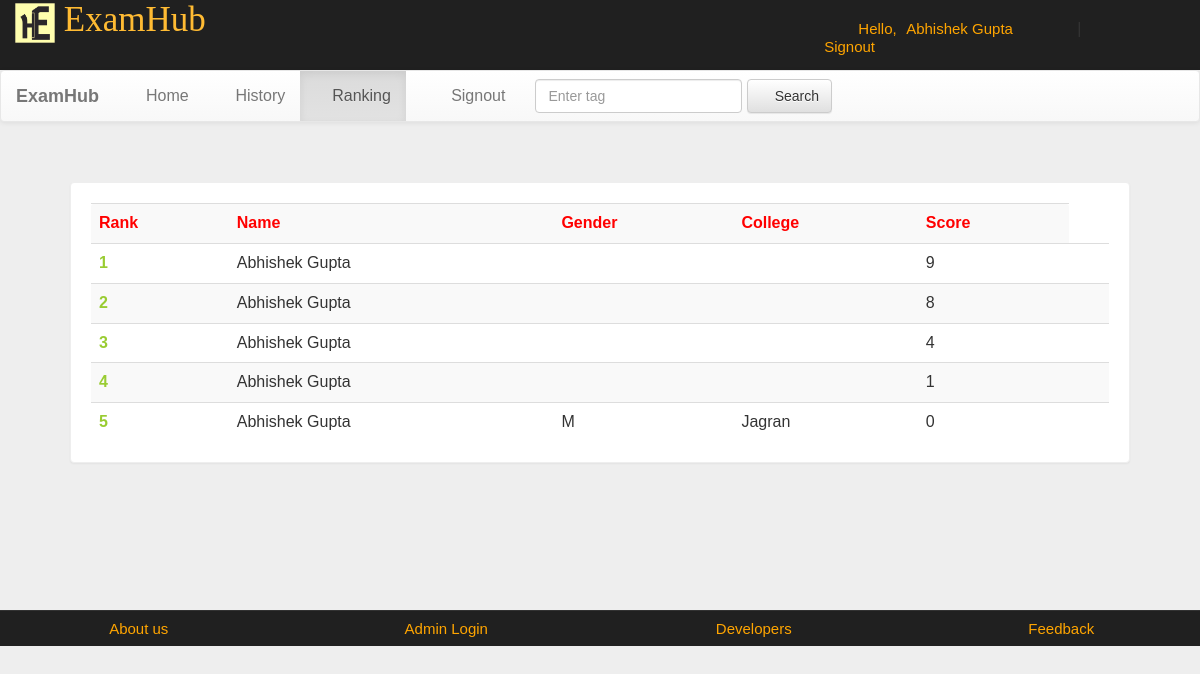
Page /account.php?q=3 (signed in) on the committed database.
### tables this page shows
CREATE TABLE `rank` (
  `email` varchar(50) NOT NULL,
  `score` int(11) NOT NULL,
  `time` timestamp NOT NULL DEFAULT current_timestamp() ON UPDATE current_timestamp()
);

CREATE TABLE `user` (
  `name` varchar(50) NOT NULL,
  `gender` varchar(5) NOT NULL,
  `college` varchar(100) NOT NULL,
  `email` varchar(50) NOT NULL,
  `mob` bigint(20) NOT NULL,
  `password` varchar(50) NOT NULL
);

### account.php (the view, shortened to what this page needs)
<!DOCTYPE html PUBLIC "-//W3C//DTD XHTML 1.0 Transitional//EN" "http://www.w3.org/TR/xhtml1/DTD/xhtml1-transitional.dtd">
<html xmlns="http://www.w3.org/1999/xhtml">
<head>
<link  rel="stylesheet" href="css/bootstrap.min.css"/>
 <link  rel="stylesheet" href="css/bootstrap-theme.min.css"/>
 <link rel="stylesheet" href="css/main.css">
 <link  rel="stylesheet" href="css/font.css">
</head>
<body>
<div class="header">
<div class="row">
<div class="col-lg-6">
<span class="logo"><a href="index.php"><img src="image/logo.png" height="40px" width="40px"></a> ExamHub </span></div>
<div class="col-md-4 col-md-offset-2">
 <?php
 include_once 'dbConnection.php';
  if(!(isset($_SESSION['email']))){
header("location:index.php");
}
else
{
$name = $_SESSION['name'];
echo '<span class="pull-right top title1" ><span class="log1"><span class="glyphicon glyphicon-user" aria-hidden="true"></span>&nbsp;&nbsp;&nbsp;&nbsp;Hello,</span> <a href="account.php?q=1" class="log log1">'.$name.'</a>&nbsp;|&nbsp;<a href="logout.php?q=account.php" class="log"><span class="glyphicon glyphicon-log-out" aria-hidden="true"></span>&nbsp;Signout</button></a></span>';
}?>
</div>
</div></div>
<div class="bg">
<nav class="navbar navbar-default title1">
  <div class="container-fluid">
    <div class="navbar-header">
      <a class="navbar-brand" href="index.php"><b> ExamHub </b></a>
    </div>
    <div class="collapse navbar-collapse" id="bs-example-navbar-collapse-1">
      <ul class="nav navbar-nav">
        <li <?php if(@$_GET['q']==1) echo'class="active"'; ?> ><a href="account.php?q=1"><span class="glyphicon glyphicon-home" aria-hidden="true"></span>&nbsp;Home<span class="sr-only">(current)</span></a></li>
        <li <?php if(@$_GET['q']==2) echo'class="active"'; ?>><a href="account.php?q=2"><span class="glyphicon glyphicon-list-alt" aria-hidden="true"></span>&nbsp;History</a></li>
		<li <?php if(@$_GET['q']==3) echo'class="active"'; ?>><a href="account.php?q=3"><span class="glyphicon glyphicon-stats" aria-hidden="true"></span>&nbsp;Ranking</a></li>
		<li class="pull-right"> <a href="logout.php?q=account.php"><span class="glyphicon glyphicon-log-out" aria-hidden="true"></span>&nbsp;&nbsp;&nbsp;&nbsp;Signout</a></li>
		</ul>
            <form class="navbar-form navbar-left" role="search">
        <div class="form-group">
          <input type="text" class="form-control" placeholder="Enter tag ">
        </div>
        <button type="submit" class="btn btn-default"><span class="glyphicon glyphicon-search" aria-hidden="true"></span>&nbsp;Search</button>
      </form>
      </div>
  </div>
</nav>
<div class="container">
<div class="row">
<div class="col-md-12">
<?php
if(@$_GET['q']== 3)
{
$q=mysqli_query($con,"SELECT * FROM rank  ORDER BY score DESC " )or die('Error223');
echo  '<div class="panel title"><div class="table-responsive">
<table class="table table-striped title1" >
<tr style="color:red"><td><b>Rank</b></td><td><b>Name</b></td><td><b>Gender</b></td><td><b>College</b></td><td><b>Score</b></td></tr>';
$c=0;
while($row=mysqli_fetch_array($q) )
{
$e=$row['email'];
$s=$row['score'];
$q12=mysqli_query($con,"SELECT * FROM user WHERE email='$e' " )or die('Error231');
while($row=mysqli_fetch_array($q12) )
{
$name=$row['name'];
$gender=$row['gender'];
$college=$row['college'];
}
$c++;
echo '<tr><td style="color:#99cc32"><b>'.$c.'</b></td><td>'.$name.'</td><td>'.$gender.'</td><td>'.$college.'</td><td>'.$s.'</td><td>';
}
echo '</table></div></div>';}
?>
</div></div></div></div>
<div class="row footer">
<div class="col-md-3 box">
<a href="http://www.projectworlds.in/online-examination" target="_blank">About us</a>
</div>
<div class="col-md-3 box">
<a href="#" data-toggle="modal" data-target="#login">Admin Login</a></div>
<div class="col-md-3 box">
<a href="#" data-toggle="modal" data-target="#developers">Developers</a>
</div>
<div class="col-md-3 box">
<a href="feedback.php" target="_blank">Feedback</a></div></div>
</body>
</html>

### css/main.css (style rules this page uses)
body { overflow-x:hidden; width:100%; font: 15px "Century Gothic", "Times Roman", sans-serif; background:#eee; min-height:550px; background-attachment:fixed; }
.bg { min-height:540px; }
.panel { border-color:#eee; margin:40px; padding:20px; font: 15px "Century Gothic", "Times Roman", sans-serif; }
.title { font-family:'typo'; }
.header { background:#202020; height:70px; }
.logo { font-family:'typo'; font-size:35px; color:#ffbb33; margin:15px; }
.title1 { font: 16px "Century Gothic", "Times Roman", sans-serif; }
.footer { font-size:15px; text-align:center; border-top:1px solid; border-color:#323232; background-color:#202020; }
.footer a { margin:25px; color:orange; text-decoration:none; font: 15px "Century Gothic", "Times Roman", sans-serif; }
.box { padding:9px; }
.top { margin-top:20px; }
.log1 { font: 15px 'Ubuntu', sans-serif; color:orange; margin-left:10px; }
.log { margin:10px; margin-right:60px; margin-left:5px; color:orange; text-decoration:none; font-size:20px; font-size:15px; }

### rows in the picture
rank: score "9"
rank: score "8"
rank: score "4"
rank: score "1"
rank: user.name "Abhishek Gupta", user.gender "M", user.college "Jagran", score "0"

### other values in the picture
$name "Abhishek Gupta"
